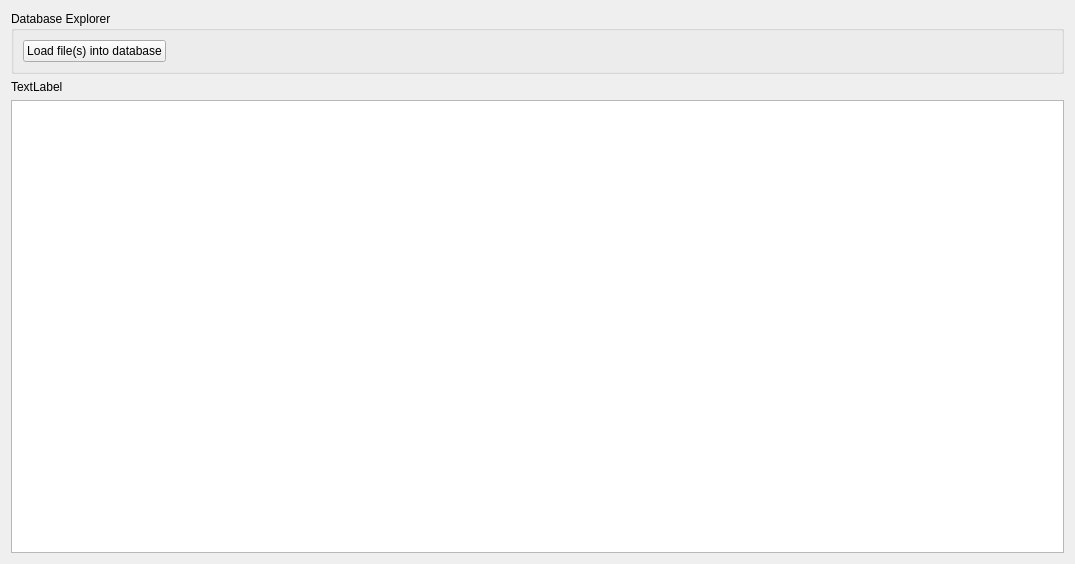
<?xml version="1.0" encoding="UTF-8"?>
<ui version="4.0">
 <class>DBExplorer</class>
 <widget class="QWidget" name="DBExplorer">
  <property name="geometry">
   <rect>
    <x>0</x>
    <y>0</y>
    <width>1075</width>
    <height>564</height>
   </rect>
  </property>
  <property name="windowTitle">
   <string>Form</string>
  </property>
  <layout class="QGridLayout" name="gridLayout">
   <item row="0" column="0">
    <widget class="QGroupBox" name="dbOptions">
     <property name="title">
      <string>Database Explorer</string>
     </property>
     <layout class="QGridLayout" name="gridLayout_2">
      <item row="0" column="0">
       <widget class="QPushButton" name="dbLoadButton">
        <property name="sizePolicy">
         <sizepolicy hsizetype="Maximum" vsizetype="Fixed">
          <horstretch>0</horstretch>
          <verstretch>0</verstretch>
         </sizepolicy>
        </property>
        <property name="text">
         <string>Load file(s) into database</string>
        </property>
       </widget>
      </item>
      <item row="0" column="1">
       <spacer name="horizontalSpacer">
        <property name="orientation">
         <enum>Qt::Horizontal</enum>
        </property>
        <property name="sizeHint" stdset="0">
         <size>
          <width>40</width>
          <height>20</height>
         </size>
        </property>
       </spacer>
      </item>
     </layout>
    </widget>
   </item>
   <item row="2" column="0">
    <widget class="QTableView" name="dbTable">
     <property name="enabled">
      <bool>true</bool>
     </property>
     <property name="sizeAdjustPolicy">
      <enum>QAbstractScrollArea::AdjustToContents</enum>
     </property>
     <property name="selectionMode">
      <enum>QAbstractItemView::ContiguousSelection</enum>
     </property>
     <property name="sortingEnabled">
      <bool>true</bool>
     </property>
     <property name="wordWrap">
      <bool>true</bool>
     </property>
     <attribute name="horizontalHeaderStretchLastSection">
      <bool>true</bool>
     </attribute>
     <attribute name="verticalHeaderVisible">
      <bool>false</bool>
     </attribute>
    </widget>
   </item>
   <item row="1" column="0">
    <widget class="QLabel" name="rowsFound">
     <property name="text">
      <string>TextLabel</string>
     </property>
    </widget>
   </item>
  </layout>
 </widget>
 <resources/>
 <connections/>
</ui>
